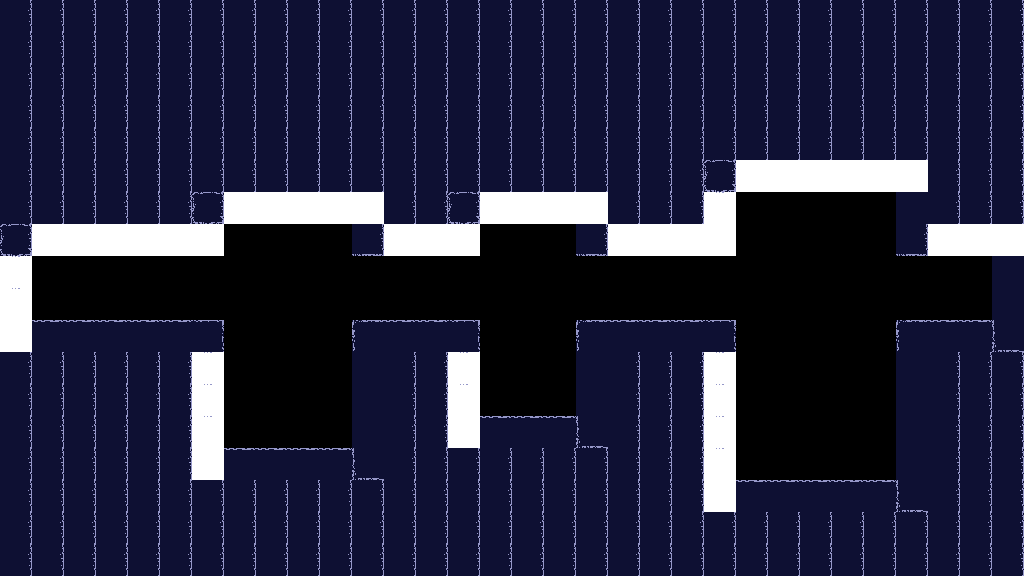

Tiled map render using the project's own tile images. Description and the whole map definition, tile-layer contents included, below:
An orthogonal 32x18 tile map with 32x32 px tiles, 2 tile layers (Collision, pretty).

<map version="1.10" tiledversion="1.10.2" orientation="orthogonal" renderorder="right-down" width="32" height="18" tilewidth="32" tileheight="32" infinite="0" nextlayerid="4" nextobjectid="4">
 <editorsettings>
  <export target="level4.js" format="js" />
 </editorsettings>
 <tileset firstgid="1" source="../tiled_things/tileset.tsx" />
 <layer id="1" name="Collision" width="32" height="18">
  <data encoding="csv">
0,0,0,0,0,0,0,0,0,0,0,0,0,0,0,0,0,0,0,0,0,0,0,0,0,0,0,0,0,0,0,0,
0,0,0,0,0,0,0,0,0,0,0,0,0,0,0,0,0,0,0,0,0,0,0,0,0,0,0,0,0,0,0,0,
0,0,0,0,0,0,0,0,0,0,0,0,0,0,0,0,0,0,0,0,0,0,0,0,0,0,0,0,0,0,0,0,
0,0,0,0,0,0,0,0,0,0,0,0,0,0,0,0,0,0,0,0,0,0,0,0,0,0,0,0,0,0,0,0,
0,0,0,0,0,0,0,0,0,0,0,0,0,0,0,0,0,0,0,0,0,0,0,0,0,0,0,0,0,0,0,0,
0,0,0,0,0,0,0,0,0,0,0,0,0,0,0,0,0,0,0,0,0,0,0,0,0,0,0,0,0,0,0,0,
0,0,0,0,0,0,8,8,8,8,8,8,0,0,8,8,8,8,8,0,0,0,8,0,0,0,0,0,8,0,0,0,
8,8,8,8,8,8,8,0,0,0,0,8,8,8,8,0,0,0,8,8,8,8,8,0,0,0,0,0,8,8,8,8,
8,0,0,0,0,0,0,0,0,0,0,0,0,0,0,0,0,0,0,0,0,0,0,0,0,0,0,0,0,0,0,8,
8,0,0,0,0,0,0,0,0,0,0,0,0,0,0,0,0,0,0,0,0,0,0,0,0,0,0,0,0,0,0,8,
8,8,8,8,8,8,8,0,0,0,0,8,8,8,8,0,0,0,8,8,8,8,8,0,0,0,0,0,8,8,8,8,
0,0,0,0,0,0,8,0,0,0,0,8,0,0,8,0,0,0,8,0,0,0,8,0,0,0,0,0,8,0,0,0,
0,0,0,0,0,0,8,0,0,0,0,8,0,0,8,0,0,0,8,0,0,0,8,0,0,0,0,0,8,0,0,0,
0,0,0,0,0,0,8,0,0,0,0,8,0,0,8,8,8,8,8,0,0,0,8,0,0,0,0,0,8,0,0,0,
0,0,0,0,0,0,8,8,8,8,8,8,0,0,0,0,0,0,0,0,0,0,8,0,0,0,0,0,8,0,0,0,
0,0,0,0,0,0,0,0,0,0,0,0,0,0,0,0,0,0,0,0,0,0,8,8,8,8,8,8,8,0,0,0,
0,0,0,0,0,0,0,0,0,0,0,0,0,0,0,0,0,0,0,0,0,0,0,0,0,0,0,0,0,0,0,0,
0,0,0,0,0,0,0,0,0,0,0,0,0,0,0,0,0,0,0,0,0,0,0,0,0,0,0,0,0,0,0,0
</data>
 </layer>
 <layer id="2" name="pretty" width="32" height="18">
  <data encoding="csv">
8,8,8,8,8,8,8,8,8,8,8,8,8,8,8,8,8,8,8,8,8,8,8,8,8,8,8,8,8,8,8,8,
8,8,8,8,8,8,8,8,8,8,8,8,8,8,8,8,8,8,8,8,8,8,8,8,8,8,8,8,8,8,8,8,
8,8,8,8,8,8,8,8,8,8,8,8,8,8,8,8,8,8,8,8,8,8,8,8,8,8,8,8,8,8,8,8,
8,8,8,8,8,8,8,8,8,8,8,8,8,8,8,8,8,8,8,8,8,8,8,8,8,8,8,8,8,8,8,8,
8,8,8,8,8,8,8,8,8,8,8,8,8,8,8,8,8,8,8,8,8,8,8,8,8,8,8,8,8,8,8,8,
8,8,8,8,8,8,8,8,8,8,8,8,8,8,8,8,8,8,8,8,8,8,4,14,14,14,14,14,5,8,8,8,
8,8,8,8,8,8,4,14,14,14,14,5,8,8,4,14,14,14,5,8,8,8,9,0,0,0,0,0,7,8,8,8,
4,14,14,14,14,14,15,0,0,0,0,13,14,14,15,0,0,0,13,14,14,14,15,0,0,0,0,0,13,14,14,5,
9,0,0,0,0,0,0,0,0,0,0,0,0,0,0,0,0,0,0,0,0,0,0,0,0,0,0,0,0,0,0,7,
9,0,0,0,0,0,0,0,0,0,0,0,0,0,0,0,0,0,0,0,0,0,0,0,0,0,0,0,0,0,0,7,
10,2,2,2,2,2,3,0,0,0,0,1,2,2,3,0,0,0,1,2,2,2,3,0,0,0,0,0,1,2,2,11,
8,8,8,8,8,8,9,0,0,0,0,7,8,8,9,0,0,0,7,8,8,8,9,0,0,0,0,0,7,8,8,8,
8,8,8,8,8,8,9,0,0,0,0,7,8,8,9,0,0,0,7,8,8,8,9,0,0,0,0,0,7,8,8,8,
8,8,8,8,8,8,9,0,0,0,0,7,8,8,10,2,2,2,11,8,8,8,9,0,0,0,0,0,7,8,8,8,
8,8,8,8,8,8,10,2,2,2,2,11,8,8,8,8,8,8,8,8,8,8,9,0,0,0,0,0,7,8,8,8,
8,8,8,8,8,8,8,8,8,8,8,8,8,8,8,8,8,8,8,8,8,8,10,2,2,2,2,2,11,8,8,8,
8,8,8,8,8,8,8,8,8,8,8,8,8,8,8,8,8,8,8,8,8,8,8,8,8,8,8,8,8,8,8,8,
8,8,8,8,8,8,8,8,8,8,8,8,8,8,8,8,8,8,8,8,8,8,8,8,8,8,8,8,8,8,8,8
</data>
 </layer>
 <objectgroup id="3" name="Object Layer 1" />
</map>